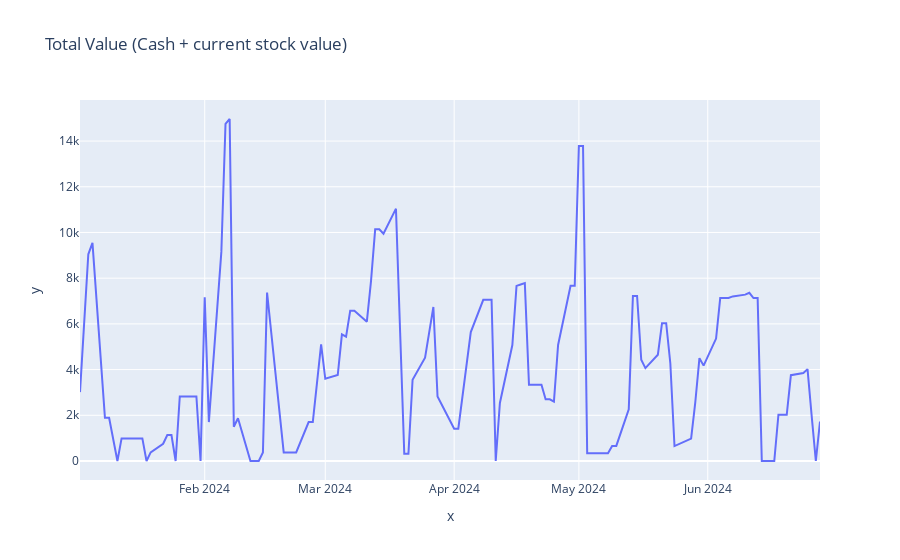

The cell this chart's notebook holds for it:
### Code cell
px.line(x = date_index,y = volatility_valid_list, title = 'Total Value (Cash + current stock value)').show()
